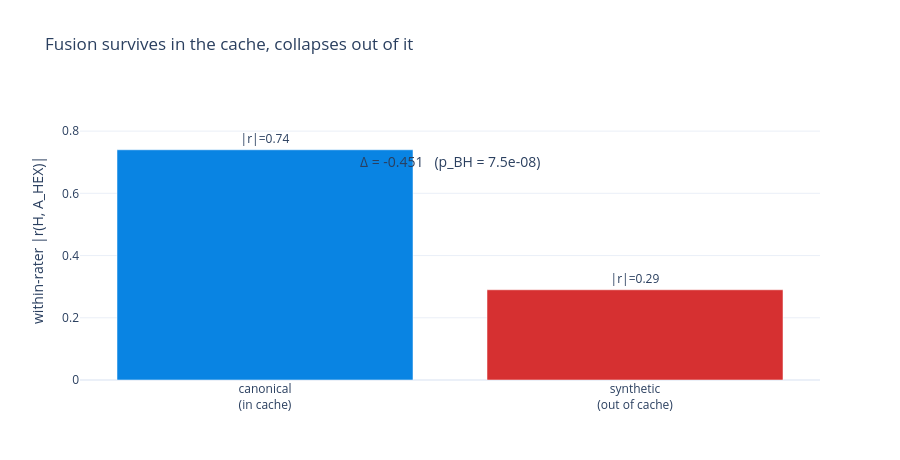

The cell this chart's notebook holds for it:
### Markdown cell above
## 4. The tie-in: internals meet behavior (the substrate falsifier)

The Catcher (internals, Figures 1-3) explains the **behavioral** falsifier. When raters score
canonical characters they are in the cache, within-rater |r(H, A_HEX)| ~ 0.74. On 20 **synthetic**
characters absent from any training corpus, same models, same probe, it drops to ~0.29
(Δ=-0.451, paired Wilcoxon, p_BH=7.5e-8). Take away the cached prior and the fusion goes with it.

### Code cell
s = DATA['substrate']
fig = go.Figure(go.Bar(
    x=['canonical<br>(in cache)','synthetic<br>(out of cache)'], y=[s['canonical_r'], s['synth_r']],
    marker_color=['#0984E3','#D63031'], text=[f"|r|={s['canonical_r']}", f"|r|={s['synth_r']}"],
    textposition='outside', hovertemplate='%{x}<br>|r(H,A_HEX)|=%{y}<extra></extra>'))
fig.add_annotation(x=0.5, y=max(s['canonical_r'],s['synth_r'])*0.95, showarrow=False,
    text=f"Δ = {s['delta']}   (p_BH = {s['p_bh']:.1e})", font=dict(size=14))
fig.update_layout(template=TEMPLATE, height=460, yaxis_range=[0,0.9],
    title='Fusion survives in the cache, collapses out of it',
    yaxis_title='within-rater |r(H, A_HEX)|', showlegend=False)
fig.show()

### Figure 1 — Plotly figure (JSON) as saved in the notebook; plotly's stock layout.template omitted (floating-point values rounded to 4 significant figures)
{"data": [{"hovertemplate": "%{x}<br>|r(H,A_HEX)|=%{y}<extra></extra>", "marker": {"color": ["#0984E3", "#D63031"]}, "text": ["|r|=0.74", "|r|=0.29"], "textposition": "outside", "type": "bar", "x": ["canonical<br>(in cache)", "synthetic<br>(out of cache)"], "y": [0.74, 0.29]}], "layout": {"annotations": [{"font": {"size": 14}, "showarrow": false, "text": "Δ = -0.451   (p_BH = 7.5e-08)", "x": 0.5, "y": 0.703}], "height": 460, "showlegend": false, "title": {"text": "Fusion survives in the cache, collapses out of it"}, "yaxis": {"range": [0, 0.9], "title": {"text": "within-rater |r(H, A_HEX)|"}}}}
